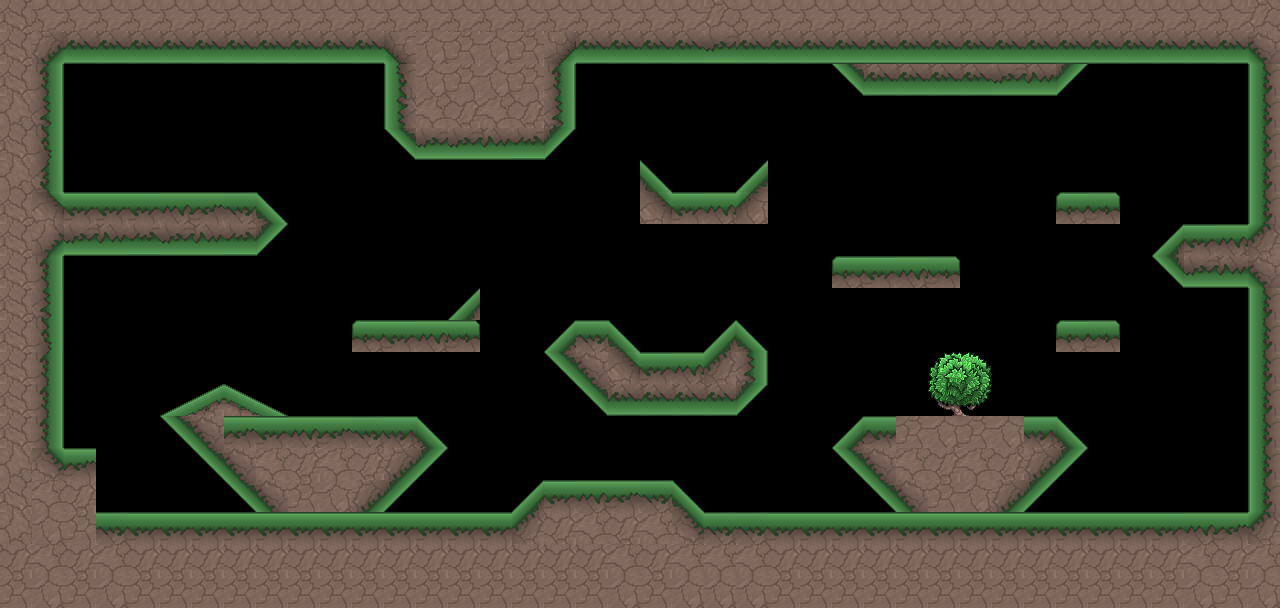

The image is a tile-based game level rendered from a .tmx file. Its description and complete source (layers, tilesets, objects, tile grids) follow:
An orthogonal 40x19 tile map with 32x32 px tiles, 1 tile layer (Camada de Tiles 1), 3 tilesets and 7 objects (6x morty, portal).

<map version="1.0" tiledversion="2017.07.26" orientation="orthogonal" renderorder="right-down" width="40" height="19" tilewidth="32" tileheight="32" nextobjectid="19">
 <tileset firstgid="1" name="tiles" tilewidth="32" tileheight="32" tilecount="320" columns="16">
  <image source="tiles.png" width="512" height="640" />
 </tileset>
 <tileset firstgid="321" name="morty_buffed2" tilewidth="42" tileheight="57" tilecount="4" columns="4">
  <image source="morty_buffed2.png" width="169" height="113" />
 </tileset>
 <tileset firstgid="325" name="background" tilewidth="32" tileheight="32" tilecount="1" columns="1">
  <image source="background.png" width="32" height="32" />
 </tileset>
 <layer name="Camada de Tiles 1" width="40" height="19">
  <properties>
   <property name="Collidable" type="bool" value="true" />
  </properties>
  <data encoding="csv">
2684354610,3221225525,3221225525,3221225525,3221225525,3221225525,3221225525,3221225525,3221225525,3221225525,3221225525,3221225525,3221225525,3221225525,3221225525,3221225525,3221225525,3221225525,3221225525,3221225525,3221225525,3221225525,3221225524,3221225525,3221225525,3221225525,3221225525,3221225525,3221225525,3221225525,3221225525,3221225525,3221225525,3221225525,3221225525,3221225525,3221225525,3221225525,3221225525,3221225524,
2684354610,3221225626,3221225509,3221225509,3221225509,3221225509,3221225509,3221225509,3221225509,3221225509,3221225509,3221225509,3221225644,73,74,75,76,2684354732,3221225509,3221225509,3221225509,3221225509,3221225508,3221225509,3221225509,3221225509,3221225509,3221225509,3221225509,3221225509,3221225509,3221225509,3221225509,3221225509,3221225509,3221225509,3221225509,3221225509,3221225509,1610612890,
2684354610,2684354594,0,0,0,0,0,0,0,0,0,0,1610612772,73,74,75,76,2684354594,0,0,0,0,0,0,0,0,1610612889,3221225509,3221225509,3221225509,3221225509,3221225508,3221225507,3221225625,0,0,0,0,0,1610612770,
2684354611,2684354595,0,0,0,0,0,0,0,0,0,0,1610612771,89,90,91,92,2684354595,0,0,0,0,0,0,0,0,0,0,0,0,0,0,0,0,0,0,0,0,0,1610612770,
2684354612,2684354596,0,0,0,0,0,0,0,0,0,0,1610612889,3221225508,3221225508,3221225507,3221225506,3221225625,0,0,0,0,0,0,0,0,0,0,0,0,0,0,0,0,0,0,0,0,0,1610612770,
2684354613,2684354597,0,0,0,0,0,0,0,0,0,0,0,0,0,0,0,0,0,0,156,0,0,1610612892,0,0,0,0,0,0,0,0,0,0,0,0,0,0,0,1610612770,
2684354610,2684354729,34,34,34,35,36,37,2684354713,0,0,0,0,0,0,0,0,0,0,0,2684354729,34,35,169,0,0,0,0,0,0,0,0,0,33,38,0,0,0,0,1610612770,
2684354610,2684354715,3221225508,3221225507,3221225506,3221225508,3221225507,3221225506,3221225625,0,0,0,0,0,0,0,0,0,0,0,0,0,0,0,0,0,0,0,0,0,0,0,0,0,0,0,153,34,35,154,
2684354610,2684354594,0,0,0,0,0,0,0,0,0,0,0,0,0,0,0,0,0,0,0,0,0,0,0,0,33,34,35,38,0,0,0,0,0,0,3221225628,3221225508,3221225507,1610612890,
2684354610,2684354595,0,0,0,0,0,0,0,0,0,0,0,0,153,0,0,0,0,0,0,0,0,0,0,0,0,0,0,0,0,0,0,0,0,0,0,0,0,1610612770,
2684354610,2684354596,0,0,0,0,0,0,0,0,0,33,34,35,38,0,0,138,37,2684354713,0,0,153,2684354713,0,0,0,0,0,0,0,0,0,33,38,0,0,0,0,1610612770,
2684354610,2684354594,0,0,0,0,0,0,0,0,0,0,0,0,0,0,0,1610612889,1610612890,2684354729,34,35,154,2684354595,0,0,0,0,0,3,4,0,0,0,0,0,0,0,0,1610612770,
2684354610,2684354594,0,0,0,41,42,43,44,0,0,0,0,0,0,0,0,0,1610612889,3221225509,3221225509,3221225509,3221225509,3221225625,0,0,0,0,0,19,20,0,0,0,0,0,0,0,0,1610612770,
2684354610,2684354594,0,0,0,1610612889,1610612890,36,34,35,36,37,173,2684354698,0,0,0,0,0,0,0,0,0,0,0,0,138,168,170,171,170,171,173,2684354698,0,0,0,0,0,1610612770,
2684354611,2684354714,36,0,0,0,1610612889,1610612890,185,186,187,188,3221225626,3221225625,0,0,0,0,0,0,0,0,0,0,0,0,1610612889,1610612890,185,186,187,188,3221225626,3221225625,0,0,0,0,0,1610612770,
2684354612,51,52,0,0,0,0,1610612889,1610612890,202,203,3221225626,3221225625,0,0,0,153,34,35,36,37,2684354713,0,0,0,0,0,1610612889,1610612890,202,203,3221225626,3221225625,0,0,0,0,0,0,1610612770,
2684354613,67,68,37,34,34,34,34,34,34,34,34,34,34,34,34,154,50,51,52,53,2684354714,37,37,34,34,34,34,34,34,34,34,34,34,34,34,34,35,36,154,
50,51,52,53,50,50,50,50,50,50,50,50,50,50,50,50,50,50,50,51,52,53,53,53,50,50,50,50,50,50,50,50,50,50,50,50,50,51,52,53,
66,67,68,69,66,66,66,66,66,66,66,66,66,66,66,66,66,66,66,67,68,69,69,69,66,66,66,66,66,66,66,66,66,66,66,66,66,67,68,69
</data>
 </layer>
 <objectgroup name="portal">
  <object id="14" name="portal" x="1219" y="108" width="44" height="124" />
 </objectgroup>
 <objectgroup name="morty">
  <object id="2" name="morty" gid="321" x="902" y="257" width="42" height="57" />
  <object id="6" name="morty" gid="321" x="291" y="419" width="42" height="57" />
  <object id="7" name="morty" gid="321" x="1202" y="513" width="42" height="57" />
  <object id="16" name="morty" gid="321" x="666" y="354.5" width="42" height="57" />
  <object id="17" name="morty" gid="321" x="708" y="194.5" width="42" height="57" />
  <object id="18" name="morty" gid="321" x="132" y="194.5" width="42" height="57" />
 </objectgroup>
</map>
